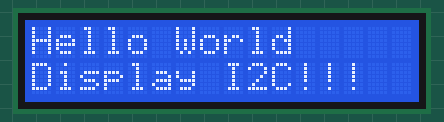
This sketch was run on a simulated Arduino Uno, built with avr-gcc and run on an emulated ATmega328P. On the bench: 16×2 character LCD.

Above: at 0.1 s.
At 1.1 s:
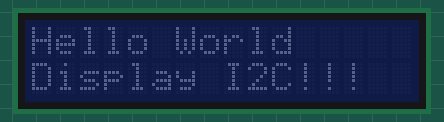

Measured:
- what the display in image 1 shows lasts 1.0 s, from 1.1 s to 2.1 s

The sketch:

LCD_I2C.ino
```cpp
/*

        Este código é copiado do professor e serve para demonstrar o uso do display LCD com I2C. Para descobrir o endereço I2C do display é necessário utilizar o programa
    I2C_Scanner, presente na pasta deste projeto.

*/


// ========================================================================================================
// --- Bibliotecas Auxiliares ---
#include <Wire.h>
#include <LiquidCrystal_I2C.h>


LiquidCrystal_I2C lcd(0x3F,2,1,0,4,5,6,7,3, POSITIVE);


// ========================================================================================================
// --- Configurações Iniciais ---
void setup()
{
 lcd.begin (16,2);


} //end setup


// ========================================================================================================
// --- Loop Infinito ---
void loop()
{
  lcd.setBacklight(HIGH);
  lcd.setCursor(0,0);
  lcd.print("Hello World");
  lcd.setCursor(0,1);
  lcd.print("Display I2C!!!");
  delay(1000);
  lcd.setBacklight(LOW);
  delay(1000);

} //end loop
```
